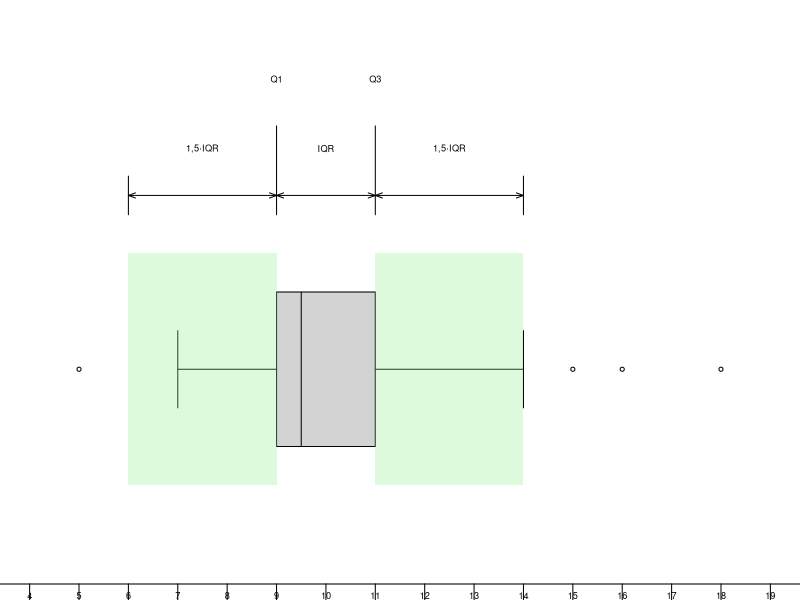

Source code (R):
png("boxplot.png", width=1250, height=300, res = 300)
par(mar=c(0.8, 0, 0, 0), omi=c(0,0,0,0), family = "sans")

x = c(5,7,7,9,9,9,9,9,9,9,10,11,11,11,11,11,14,15,16,18)
t = 0.55

plot(1, type="n", xlab="X", ylab="Y", xlim=c(4, 19), ylim=c(0.95, 1.09), 
     yaxt='n', xaxt="n", frame=F)
boxplot(x, horizontal = TRUE, frame=F, cex = t, ylim = c(4, 19), xaxt='n',
        medlwd=1, whisklty = 1,
        boxwex = 0.08, add=T)
axis(1, seq(0, 20, by=1), tck=-0.04, las=1, cex.axis=t, padj = -3)

q1 = quantile(x, 0.25)
q3 = quantile(x, 0.75)
iqr = q3 - q1

c = adjustcolor("lightgreen", alpha.f = 0.3)
rect(q1-1.5*iqr, 0.97, q1, 1.03, col = c, border = NA)
rect(q3+1.5*iqr, 0.97, q3, 1.03, col = c, border = NA)

segments(q1-1.5*iqr, 1.04, q1-1.5*iqr, 1.05)
segments(q1, 1.04, q1, 1.063)

segments(q3+1.5*iqr, 1.04, q3+1.5*iqr, 1.05)
segments(q3, 1.04, q3, 1.063)

arrows(q1-1.5*iqr, 1.045, q1, 1.045, length = 0.075, angle = 20, code=3)
arrows(q1, 1.045, q3, 1.045, length = 0.075, angle = 20, code=3)
arrows(q3+1.5*iqr, 1.045, q3, 1.045, length = 0.075, angle = 20, code=3)

t=0.55
text(7.5, 1.057, "1,5·IQR", cex=t)
text(10, 1.057, "IQR", cex=t)
text(12.5, 1.057, "1,5·IQR", cex=t)
text(q1, 1.075, "Q1", cex=t)
text(q3, 1.075, "Q3", cex=t)
dev.off()
